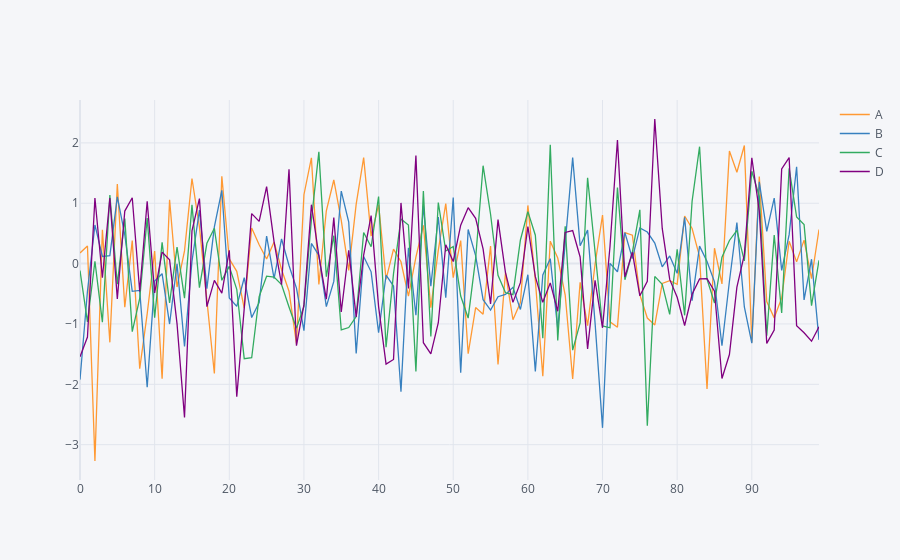

Write notebook code for a chart like this one.
### Code cell
df.iplot() #interactive plotly line plot
